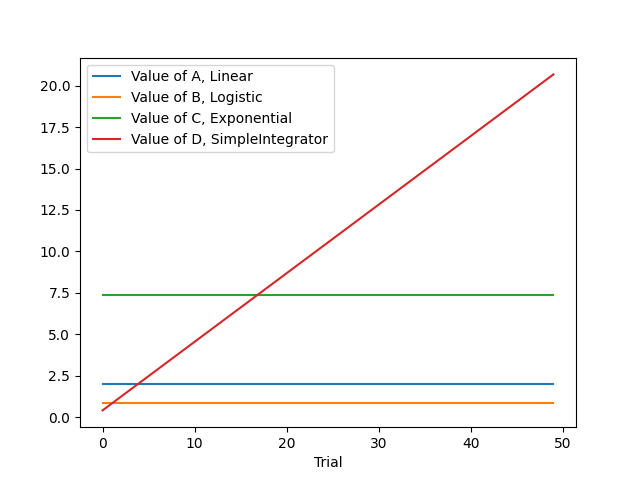

Source code (Python):
import psyneulink as pnl
from psyneulink import *

comp = pnl.Composition(name='ABCD')

A = pnl.TransferMechanism(function=pnl.Linear(slope=2.0, intercept=2.0), name='A')
B = pnl.TransferMechanism(function=pnl.Logistic, name='B')
C = pnl.TransferMechanism(function=pnl.Exponential, name='C')
D = pnl.IntegratorMechanism(function=pnl.SimpleIntegrator(rate=.05), name='D')

for m in [A, B, C, D]:
    comp.add_node(m)

comp.add_linear_processing_pathway([A, B, D])
comp.add_linear_processing_pathway([A, C, D])

comp.run(inputs={A: 0}, log=True, num_trials=50)

print('Finished running model')

print(comp.results)
for node in comp.nodes:
    print(f'{node} {node.name}: {node.parameters.value.get(comp)}')

# comp.show_graph(output_fmt='pdf',show_node_structure=True,show_projection_labels=True)

try:
    import matplotlib.pyplot as plt

    def generate_time_array(node, context='ABCD', param='value'):
        return [entry.time.trial for entry in getattr(node.parameters, param).log[context]]

    def generate_value_array(node, context='ABCD', param='value'):
        return [float(entry.value) for entry in getattr(node.parameters, param).log[context]]

    x_values = {node: generate_time_array(node) for node in comp.nodes}
    y_values = {node: generate_value_array(node) for node in comp.nodes}

    fig, axes = plt.subplots()

    for node in comp.nodes:
        axes.plot(
            x_values[node],
            y_values[node],
            label=f'Value of {node.name}, {node.function.__class__.__name__}'
        )

    axes.set_xlabel('Trial')
    axes.legend()
    plt.savefig('model_ABCD.png')
except ImportError:
    pass
